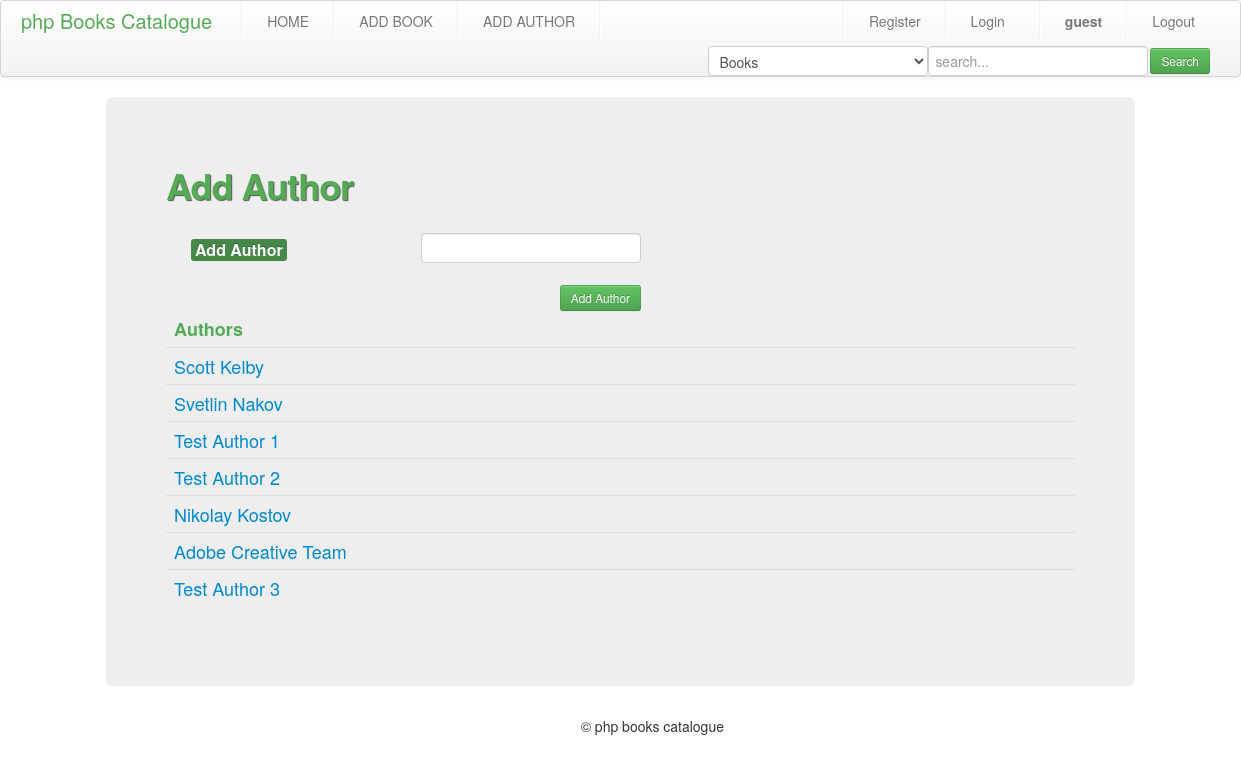
Page /add-author.php on the committed database.
### tables this page shows
CREATE TABLE IF NOT EXISTS `authors` (
  `author_id` int(11) NOT NULL AUTO_INCREMENT,
  `author_name` varchar(250) NOT NULL,
  PRIMARY KEY (`author_id`)
);

### add-author.php (the view, shortened to what this page needs)
<?php
$pageTitle = "Add Author";
include 'includes/header.php';
include 'includes/functions.php';
?>
<div class="hero-unit offset1 span10">
  <h1>
    <?= $pageTitle; ?>
  </h1>
<?php
$selectQuery   = "select * from authors";
?>
<form method = "post">
	 <ul class="add-ul add">
            <li><label class="label label-success" for = "a-name">Add Author</label>
	<input id="a-name" type = "text" name = "author-name"/>
    </li>
    <li>
    <input class="btn btn-success btn-small" type = "submit" name = "add-author" value = "Add Author"/>
    </li>
		</ul>
</form>
<table class="table table-stripped">
<thead>
<tr>
<th>Authors</th>
</tr>
</thead>
<tbody>
<?php
$results = mysqli_query($connection, $selectQuery);
while ($row = $results->fetch_assoc()) {
    echo '<tr><td><a href="index.php?author='. urlencode($row['author_id']) .'">' . $row['author_name'] . '</a></td></tr>';
}
?>
</tbody>
</table>
</div>
<?php
include 'includes/footer.php';
?>

### includes/header.php (shortened to what this page needs)
<!DOCTYPE html>
<html>
<head>
<link rel="stylesheet" type="text/css" href="styles/css/bootstrap.min.css">
<link rel="stylesheet" type="text/css" href="styles/css/bootstrap-responsive.min.css">
<link rel="stylesheet" type="text/css" href="styles/style.css">
</head>
<body>
<div class="row-fluid">
<div class="span12">
<header>
  <div class="navbar">
    <div class="navbar-inner">
      <div class="container">
        <a class="brand" href="index.php">php Books Catalogue</a>
        <div class="nav-collapse collapse">
									<ul class="nav">
										<li class="divider-vertical"></li>
										<li><a href="index.php">HOME</a></li>
                                        <li class="divider-vertical"></li>
                                        <li><a href="add-book.php">ADD BOOK</a></li>
                                        <li class="divider-vertical"></li>
                                         <li><a href="add-author.php">ADD AUTHOR</a></li>
                                        <li class="divider-vertical"></li>
									</ul>
                                    <ul id="out" class="nav login-nav">
                                    <li class="divider-vertical"></li>
                                        <li><a href="#"><strong><?php echo (isset($_SESSION['username']))? trim($_SESSION['username']) : "guest"; ?> </strong></a></li>
                                        <li class="divider-vertical"></li>
                                        <li><a href="logout.php">Logout</a></li>
									</ul>
									<ul id="reg" class="nav login-nav">
                                        <li class="divider-vertical"></li>
										<li><a href="register-form.php">Register</a></li>
                                        <li class="divider-vertical"></li>
										<li><a href="login-form.php">Login</a></li>
                                    </ul>
									<ul id="reg" class="nav search-nav">
										<li>
                                             <form name="search" method="post" action="search.php">
                                             <input type="submit" name="search" value="Search" class="btn btn-small btn-success" />
                                             <input type="text" name="find" placeholder="search..." />
                                             <Select NAME="field">
                                             <Option VALUE="book_title">Books</option>
                                             </Select>
                                             </form>
                                         </li>
                                    </ul>
         </div>
      </div>
    </div>
  </div>
</header>
<div id="content">

### includes/footer.php (shortened to what this page needs)
</div>
<footer class="span12"> &copy; php books catalogue</footer>
</div>
</div>
</body>
</html>

### styles/style.css (style rules this page uses)
footer { text-align: center; }
.hero-unit h1 { font-size: 36px; margin-bottom: 30px; color: #55AB55; text-shadow: 1px 1px 1px #555; }
.table th { color: #55AB55; }
.label { font-size: 16px; padding: 4px; margin-bottom: 4px; }
input[type="date"], input[type="text"], input[type="number"], input[type="submit"], input[type="password"], select { margin-bottom: 0; float:right; }
.nav li > form { margin-top: 5px; }
.navbar .btn, .add>.btn { margin: 2px 0 0 2px; }
.navbar .brand { color: #55AB55; }
td { word-wrap: break-word; }
.add { max-width: 450px; }
.navbar .search-nav, .navbar .login-nav { float: right; }
.add-ul { list-style-type: none; }
.add-ul li { display: inherit; }
.add-ul li .btn { margin-top: 20px; }

### rows in the picture
authors: author_name "Scott Kelby"
authors: author_name "Svetlin Nakov"
authors: author_name "Test Author 1"
authors: author_name "Test Author 2"
authors: author_name "Nikolay Kostov"
authors: author_name "Adobe Creative Team"
authors: author_name "Test Author 3"

### other values in the picture
$pageTitle "Add Author"
